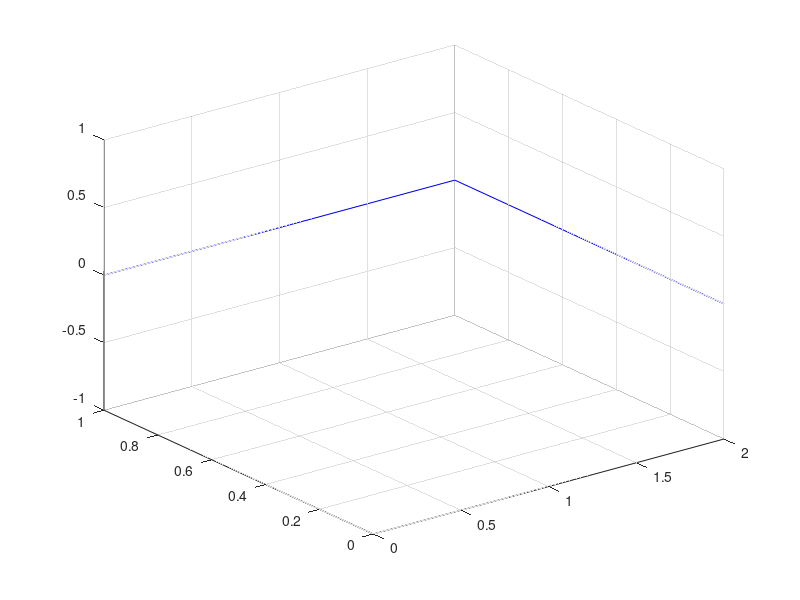

Source code (MATLAB):
% ----------------------------------------------------------------------
% ejemplo de codigo para analisis de emparrillados usando a metodo matricial
% Ejecucion en GNU-Octave - Octubre 2019 - Jorge Perez Zerpa, Ignacio Suarez, Bruno Bouchard
% ----------------------------------------------------------------------

close all, clear all

l  = 2     ;
E  = 210e9 ;
nu = 0.3   ;
P  = 4e3   ;

G = 80.7e9
J = 0.141*0.05^4

I  = .05^4/12 ;
A  = .05^2    ;

%         x    z      
Nodes = [ 0   l/2  ; ...
          l   l/2  ; ...
          l     0  ] ;

%        n1 n2 mat sec          
Conec = [ 1 2 ; ...
          2 3 ] ;

Angles = [ 0 -pi/2 ]' ;

fixeddofs = [ 1 2 3 7 ];

nelems = size( Conec,1);
nnodes = size( Nodes,1);


freedofs  = (1:(3*nnodes));
freedofs(fixeddofs) = [] ;


KG      = sparse( 3*nnodes, 3*nnodes ) ;
 
for i = 1:nelems

  alphay = Angles(i);  ca = cos(alphay); sa = sin(alphay);
  
  R = [ ca  0 -sa  0  0   0 ; ...
        0   1   0  0  0   0 ; ...
        sa  0  ca  0  0   0 ; ...
        0   0   0  ca 0 -sa ; ...
        0   0   0  0  1   0 ; ...
        0   0   0  sa 0  ca ] ;
  
  elemNodes = Conec( i,:);
  lelem     = norm( Nodes( elemNodes(2),:) - Nodes( elemNodes(1),:) ) ;
  
  KL = zeros(6,6);
  
  KL([1 4], [1 4])         = G*J/lelem * [ 1 -1 ; ...
                                          -1  1 ] ; 

   KL([2 3 5 6], [2 3 5 6]) = E*I * [ 12/(lelem^3)  6/(lelem^2) -12/(lelem^3)  6/(lelem^2) ; ...
                                      6/(lelem^2)  4/(lelem  )  -6/(lelem^2)  2/(lelem  ) ; ...
                                    -12/(lelem^3) -6/(lelem^2)  12/(lelem^3) -6/(lelem^2) ; ...
                                      6/(lelem^2)  2/(lelem  )  -6/(lelem^2)  4/(lelem  ) ] ;


  dofsElem = [ (elemNodes(1)*3-2):(elemNodes(1)*3) (elemNodes(2)*3-2):(elemNodes(2)*3) ] ;

  KG( dofsElem, dofsElem ) += R * KL * R' ;
end

FG      = zeros ( 3*nnodes, 1        ) ;
FG(8) = -P/2 ;

% imposicion de condiciones de contorno
KG(fixeddofs, :) = [] ; KG(:, fixeddofs) = [] ;
FG( fixeddofs  ) = [] ;

% resolucion de sistema
u = KG\FG ;
UG = zeros( 3*nnodes,1);
UG(freedofs ) = u 



%ploteo de parrillado
figure
hold on, grid on
diameterStructure = max(max( Nodes))  - min(min(Nodes)) ;
margen = 0.1 * diameterStructure ;

for i=1:nelems
  nodesElem = Conec(i,:) 
  p1 = Nodes( nodesElem(1),:) 
  p2 = Nodes( nodesElem(2),:) 
  plot3( [p1(1)  p2(1)], [p1(2)  p2(2)], [0 0] ,'b')
end
view(3)


